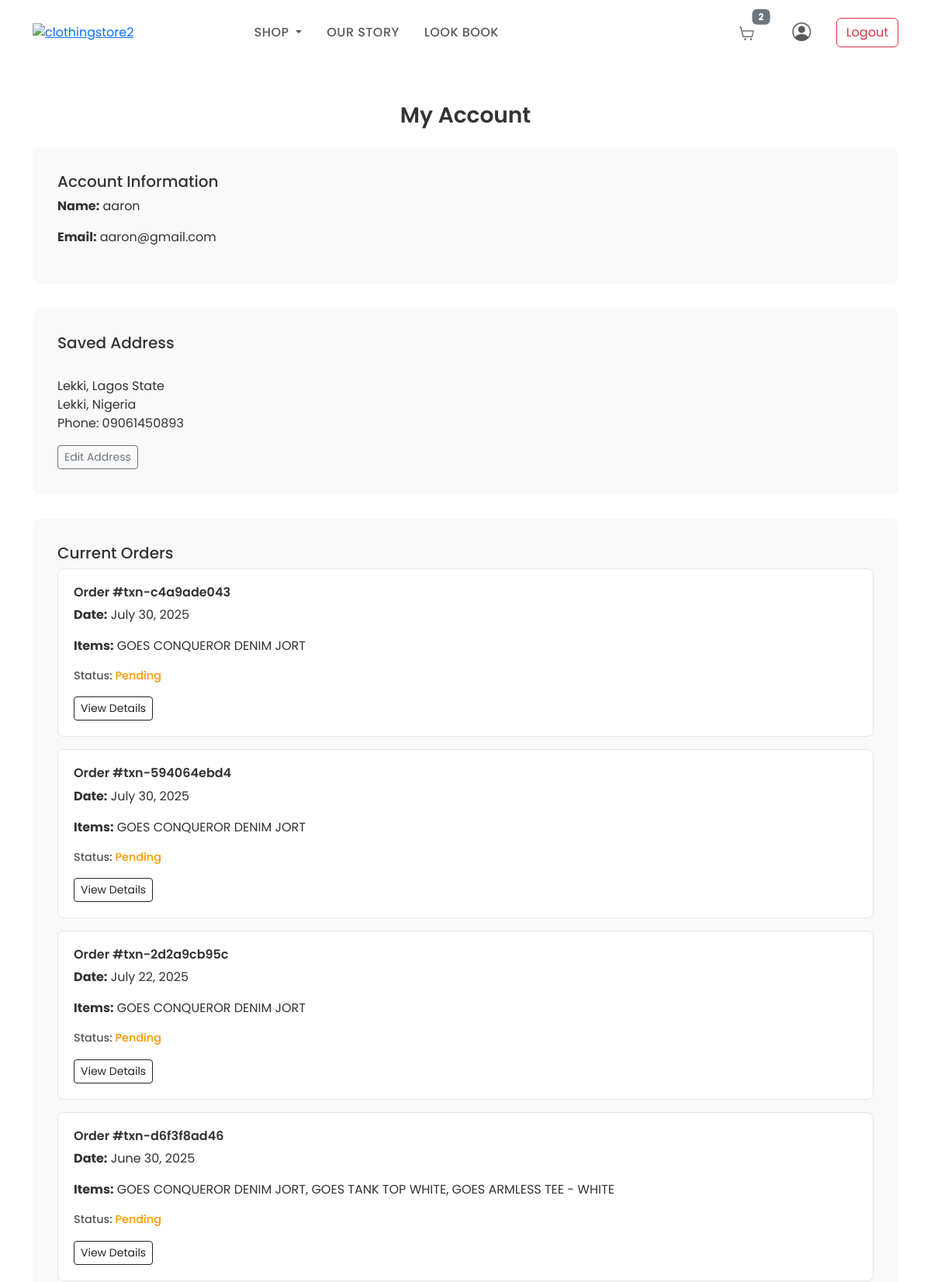
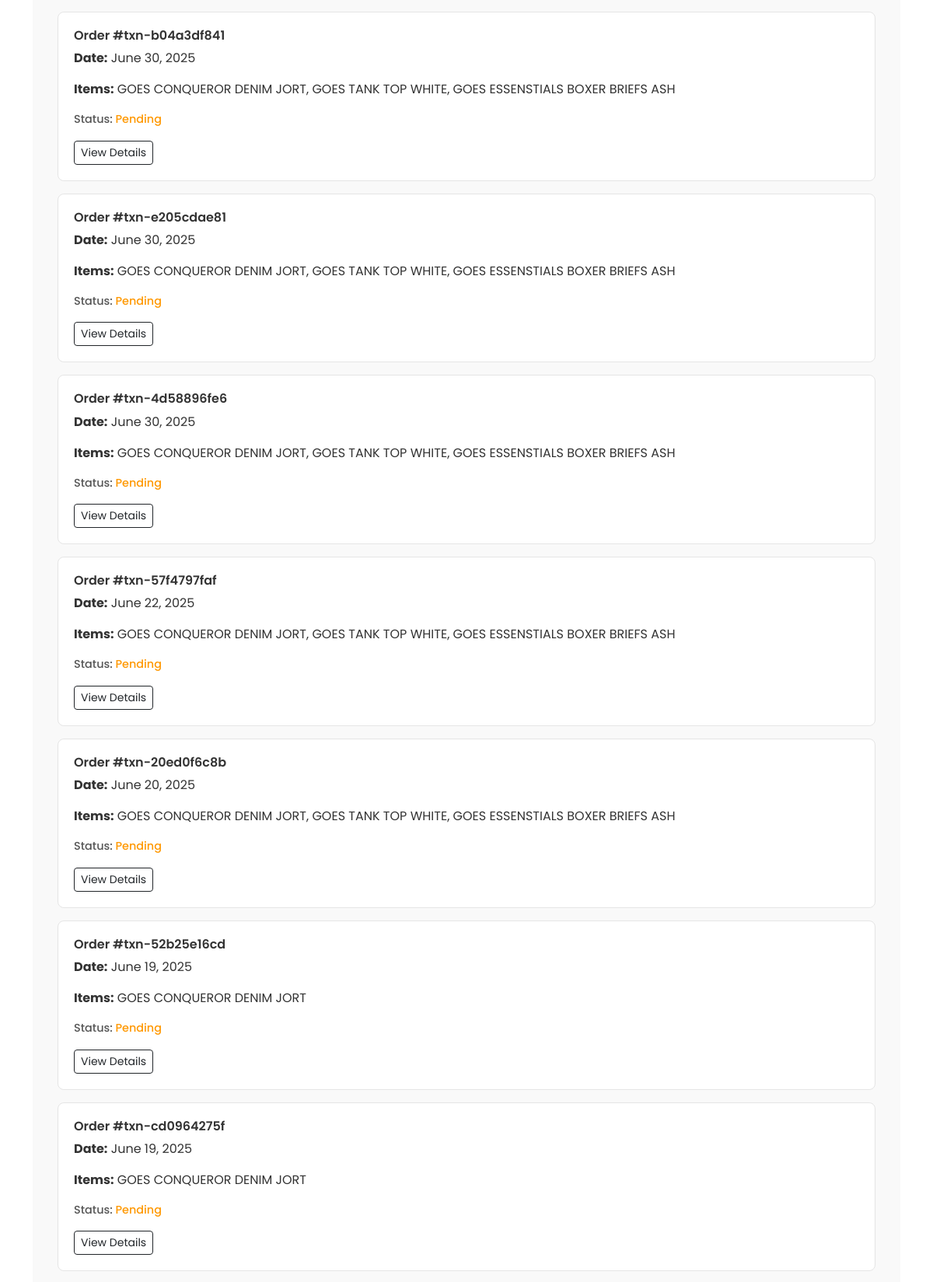
The app's page /profile (signed in, upper part) with its own data (2 pictures, top to bottom).
### GOESApp/models.py (models this page shows, shortened)
class CustomUser(AbstractUser):
    first_name = models.CharField(max_length=20)
    last_name = models.CharField(max_length=20)
    username = models.CharField(max_length=20, unique=True)
    email = models.EmailField(unique=True)
    phone_number = models.CharField(max_length=15, null=True, unique=True)
    profile_picture = models.ImageField(upload_to='profile_pictures/', blank=True, null=True)
    bio = models.TextField(blank=True, null=True)
    address = models.OneToOneField('Address', on_delete=models.SET_NULL, null=True, blank=True, related_name='user')
    USERNAME_FIELD = 'email'
    REQUIRED_FIELDS = ['username']
    class Meta:
        verbose_name = 'User'
        verbose_name_plural = 'Users'

class Address(models.Model):
    full_name = models.CharField(max_length=100, blank=True, null=True)
    street = models.CharField(max_length=255, blank=True, null=True)
    city = models.CharField(max_length=100, blank=True, null=True)
    state = models.CharField(max_length=100, blank=True, null=True)
    postal_code = models.CharField(max_length=20, blank=True, null=True)
    country = models.CharField(max_length=100, blank=True, null=True)
    phone_number = models.CharField(max_length=15, null=True, blank=True)
    class Meta:
        verbose_name = 'Address'
        verbose_name_plural = 'Addresses'

class Transaction(models.Model):
    user = models.ForeignKey(CustomUser, on_delete=models.CASCADE, related_name='transactions', null=True, blank=True)
    amount = models.DecimalField(max_digits=10, decimal_places=2)
    products = models.ManyToManyField(Product, related_name='transactions')
    tx_ref = models.CharField(max_length=100, unique=True)
    flw_transaction_id = models.CharField(max_length=100, blank=True, null=True)
    address = models.ForeignKey(Address, on_delete=models.SET_NULL, null=True, blank=True)
    order_note = models.TextField(blank=True, null=True)
    discount_code = models.ForeignKey(DiscountCode, on_delete=models.SET_NULL, null=True, blank=True)
    TRANSACTION_STATUS_CHOICES = (
        ('pending', 'Pending'),
        ('processing', 'Processing'),
        ('approved', 'Approved'),
        ('declined', 'Declined'),
    )
    transaction_status = models.CharField(max_length=20, choices=TRANSACTION_STATUS_CHOICES, default='pending')
    transaction_date = models.DateTimeField(auto_now_add=True)
    class Meta:
        verbose_name = 'Transaction'
        verbose_name_plural = 'Transactions'
        ordering = ['-transaction_date']

class Product(models.Model):
    name = models.CharField(max_length=100, blank=True, null=True)
    price = models.DecimalField(max_digits=10, decimal_places=2)
    slash_price = models.DecimalField(max_digits=10, decimal_places=2, null=True, blank=True)
    category = models.ForeignKey(
        Category,
        on_delete=models.CASCADE,
        related_name="products",
        default=get_default_category
    )
    in_stock = models.PositiveIntegerField(default=0, help_text="Number of items in stock")
    description = CKEditor5Field('Text', config_name='default')
    is_active = models.BooleanField(default=True)
    sizes = models.ManyToManyField(Size, related_name='products', blank=True, null=True, help_text="Available sizes for the product")
    colors = models.ManyToManyField(Color, related_name='products', blank=True, null=True, help_text="Available colors for the product")
    created_at = models.DateTimeField(auto_now_add=True)
    updated_at = models.DateTimeField(auto_now=True)
    class Meta:
        verbose_name = "Product"
        verbose_name_plural = "Products"

### GOESApp/views.py (the view)
# urls.py: path('profile', views.profile, name='profile'),
@login_required(login_url='/login_user')
def profile(request):
    user = request.user
    address = user.address if hasattr(user, 'address') else None
    categories = Category.objects.all()
    cart_count = 0
    if user.is_authenticated:
        cart, created = Cart.objects.get_or_create(user=user)
        cart_count = cart.items.count()
    transactions = Transaction.objects.filter(user=user).order_by('-transaction_date')
    current_orders = transactions.filter(transaction_status__in=['pending', 'processing', 'approved'])
    past_orders = transactions.filter(transaction_status='declined')  # Add 'delivered' status in the future
    context = {
        'user': user,
        'address': address,
        'categories': categories,
        'cart_count': cart_count,
        'current_orders': current_orders,
        'past_orders': past_orders,
    }
    return render(request, 'GOESAPP/profile.html', context)

### GOESApp/context_processors.py (called while the page is built)
def cart_item_count(request):
    count = 0
    try:
        if request.user.is_authenticated:
            cart = Cart.objects.get(user=request.user)
        else:
            session_key = request.session.session_key
            if not session_key:
                request.session.create()
            session_key = request.session.session_key
            cart = Cart.objects.get(session_key=session_key)
        if cart:
            count = sum(item.quantity for item in cart.items.all())
    except Cart.DoesNotExist:
        pass
    return {'cart_count': count}

### GOESApp/templates/GOESAPP/profile.html (shortened to what this page needs)
{% load static %}
<!DOCTYPE html>
<html lang="en">
<head>
  <link rel="stylesheet" href="https://cdn.jsdelivr.net/npm/bootstrap-icons@1.10.5/font/bootstrap-icons.css">
  <link href="https://cdn.jsdelivr.net/npm/bootstrap@5.3.0/dist/css/bootstrap.min.css" rel="stylesheet">
</head>
<body>
  <nav class="navbar navbar-expand-lg navbar-light bg-white py-3">
    <div class="container">
      <div class="mcb-column-inner mfn-module-wrapper mcb-column-inner-hh9pp43d mcb-item-header_logo-inner">
        <a class="logo-wrapper" href="{% url 'home' %}">
          <img style="width:100px;" src="{% static 'images/LOGO_20_TRANS[1].png'%}" alt="clothingstore2" />
        </a>
      </div>
      <div class="collapse navbar-collapse" id="navMenu">
        <ul class="navbar-nav mx-auto">
          <li class="nav-item dropdown">
            <a class="nav-link dropdown-toggle" href="#" id="collectionsDropdown" role="button" data-bs-toggle="dropdown" aria-expanded="false">
              Shop
            </a>
          </li>
          <li class="nav-item">
            <a class="nav-link" href="{% url 'our_story' %}">Our Story</a>
          </li>
          <li class="nav-item">
            <a class="nav-link" href="{% url 'shop' %}">Look Book</a>
          </li>
        </ul>
        <ul class="navbar-nav ms-auto align-items-center">
          {% if user.is_authenticated %}
            <li class="nav-item me-3">
              <a class="nav-link position-relative" href="{% url 'cart' %}">
                {% if cart_count > 0 %}
                  <span class="badge bg-secondary position-absolute top-0 start-100 translate-middle">{{ cart_count }}</span>
                {% endif %}
              </a>
            </li>
            <li class="nav-item me-3">
              <a class="nav-link" href="{% url 'profile' %}" title="Your Account">
                <i class="bi bi-person-circle" style="font-size: 1.5rem;"></i>
              </a>
            </li>
            <li class="nav-item">
              <a class="btn btn-outline-danger" href="{% url 'logout_user' %}">Logout</a>
            </li>
          {% endif %}
        </ul>
      </div>
    </div>
  </nav>
  <div class="container my-5">
    <h2 class="section-title text-center">My Account</h2>
    <div class="profile-card">
      <h5>Account Information</h5>
      <p><strong>Name:</strong> {{ user.username }}</p>
      <p><strong>Email:</strong> {{ user.email }}</p>
    </div>
    <div class="profile-card">
      <h5>Saved Address</h5>
      {% if address %}
        <p>
          {{ user.first_name }} {{ user.last_name }}<br>
          {{ address.street|default_if_none:"" }}<br>
          {{ address.city|default_if_none:"" }}, {{ address.country|default_if_none:"" }}<br>
          Phone: {{ address.phone_number|default_if_none:"Not provided" }}
        </p>
        <a href="{% url 'edit_address' %}" class="btn btn-outline-secondary btn-sm">Edit Address</a>
      {% else %}
        <p>No address saved.</p>
        <a href="{% url 'edit_address' %}" class="btn btn-outline-secondary btn-sm">Add Address</a>
      {% endif %}
    </div>
    <div class="profile-card">
      <h5>Current Orders</h5>
      {% if current_orders %}
        {% for order in current_orders %}
          <div class="order-card">
            <h6>Order #{{ order.tx_ref }}</h6>
            <p><strong>Date:</strong> {{ order.transaction_date|date:"F d, Y" }}</p>
            <p><strong>Items:</strong>
              {% for product in order.products.all %}
                {{ product.name }}{% if not forloop.last %}, {% endif %}
              {% endfor %}
            </p>
            <p class="order-status">
              Status:
              <span class="status-{{ order.transaction_status }}">
                {{ order.transaction_status|capfirst }}
              </span>
            </p>
            <a href="{% url 'order_detail' order.id %}" class="btn btn-sm btn-outline-dark">View Details</a>
          </div>
        {% endfor %}
      {% else %}
        <p>No current orders.</p>
      {% endif %}
    </div>
  </div>
</body>
</html>

### GOESApp/templates/GOESAPP/profile.html (style rules this page uses)
body { font-family: 'Poppins', sans-serif; color: #333; }
.nav-link { text-transform: uppercase; font-weight: 500; letter-spacing: .5px; margin: 0 .5rem; }
.section-title { font-size: 1.75rem; font-weight: 600; margin-bottom: 1.5rem; }
.profile-card { background: #f9f9f9; padding: 2rem; border-radius: .5rem; margin-bottom: 2rem; }
.order-card { border: 1px solid #e5e5e5; border-radius: .5rem; padding: 1.25rem; margin-bottom: 1rem; background: #fff; }
.order-card h6 { font-weight: 600; }
.order-status { font-size: 0.9rem; font-weight: 500; color: #555; }
.status-pending { color: #ff9800; }

### records on screen
CustomUser: username "aaron", email "aaron@gmail.com"
Address: street "Lekki, Lagos State", city "Lekki", country "Nigeria", phone_number "09061450893"
Transaction: tx_ref "txn-c4a9ade043", transaction_date "July 30, 2025", transaction_status "Pending"
Product: name "GOES CONQUEROR DENIM JORT"
Transaction: tx_ref "txn-594064ebd4", transaction_date "July 30, 2025", transaction_status "Pending"
Transaction: tx_ref "txn-2d2a9cb95c", transaction_date "July 22, 2025", transaction_status "Pending"
Transaction: tx_ref "txn-d6f3f8ad46", transaction_date "June 30, 2025", transaction_status "Pending"
Product: name "GOES TANK TOP WHITE"
Product: name "GOES ARMLESS TEE - WHITE"
Transaction: tx_ref "txn-b04a3df841", transaction_date "June 30, 2025", transaction_status "Pending"
Product: name "GOES ESSENSTIALS BOXER BRIEFS ASH"
Transaction: tx_ref "txn-e205cdae81", transaction_date "June 30, 2025", transaction_status "Pending"
Transaction: tx_ref "txn-4d58896fe6", transaction_date "June 30, 2025", transaction_status "Pending"
Transaction: tx_ref "txn-57f4797faf", transaction_date "June 22, 2025", transaction_status "Pending"
Transaction: tx_ref "txn-20ed0f6c8b", transaction_date "June 20, 2025", transaction_status "Pending"
Transaction: tx_ref "txn-52b25e16cd", transaction_date "June 19, 2025", transaction_status "Pending"
Transaction: tx_ref "txn-cd0964275f", transaction_date "June 19, 2025", transaction_status "Pending"

### other values on screen
{{ cart_count }} "2"
